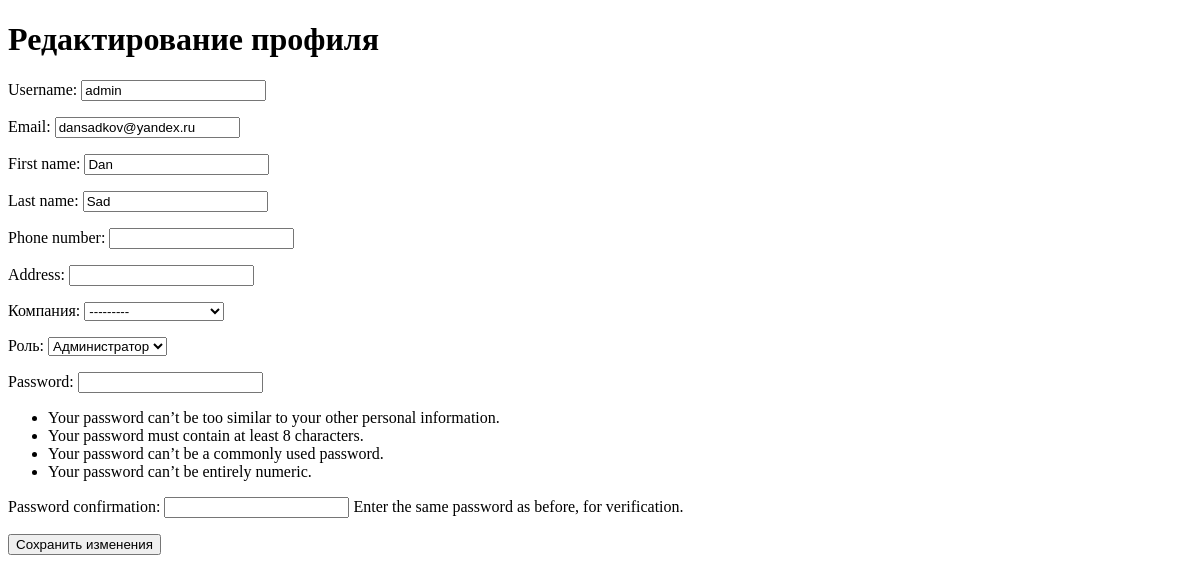
Page /profile/edit/ (signed in) on the earlier database version.
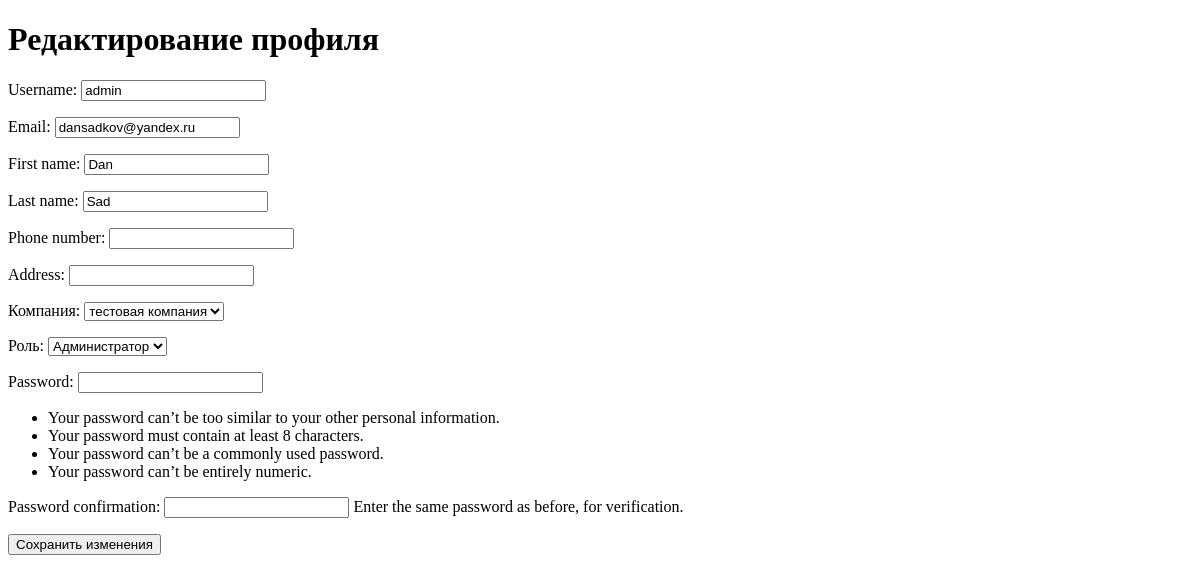
Same page on the later database version.
### service/models.py (models this page shows, shortened)
class CustomUser(AbstractBaseUser, PermissionsMixin):
    username = models.CharField(max_length=30, unique=True)
    email = models.EmailField(unique=True)
    first_name = models.CharField(max_length=30)
    last_name = models.CharField(max_length=30)
    phone_number = models.CharField(max_length=15, blank=True, null=True)
    address = models.CharField(max_length=255, blank=True, null=True)
    is_active = models.BooleanField(default=True)
    is_staff = models.BooleanField(default=False)
    company = models.ForeignKey('Company', on_delete=models.SET_NULL, null=True, blank=True, verbose_name='Компания')
    role = models.CharField(max_length=10, choices=ROLES_CHOICES, default='user', verbose_name='Роль')
    objects = CustomUserManager()
    USERNAME_FIELD = 'username'
    EMAIL_FIELD = 'email'
    REQUIRED_FIELDS = ['email', 'first_name', 'last_name']

### service/views/profile_views.py (the view)
# urls.py: path('profile/edit/', edit_profile, name='edit_profile'),
@login_required
def edit_profile(request):
    user = request.user
    if request.method == 'POST':
        form = CustomUserCreationForm(request.POST, instance=user)
        if form.is_valid():
            form.save()
            return redirect('profile')
    else:
        form = CustomUserCreationForm(instance=user)
    return render(request, 'profile/edit_profile.html', {'form': form})

### service/forms.py
class CustomUserCreationForm(UserCreationForm):
    class Meta:
        model = CustomUser
        fields = ('username', 'email', 'first_name', 'last_name', 'phone_number', 'address','company','role')

### service/models.py (called while the page is built)
    def __str__(self):
        return self.name

### service/templates/profile/edit_profile.html (shortened to what this page needs)
<!DOCTYPE html>
<html lang="en">
<head>
</head>
<body>
    <h1>Редактирование профиля</h1>
    <form method="post">
        {{ form.as_p }}
        <button type="submit">Сохранить изменения</button>
    </form>
</body>
</html>

Differences in the rows shown:
changed CustomUser "admin": company "---------" → "тестовая компания"
